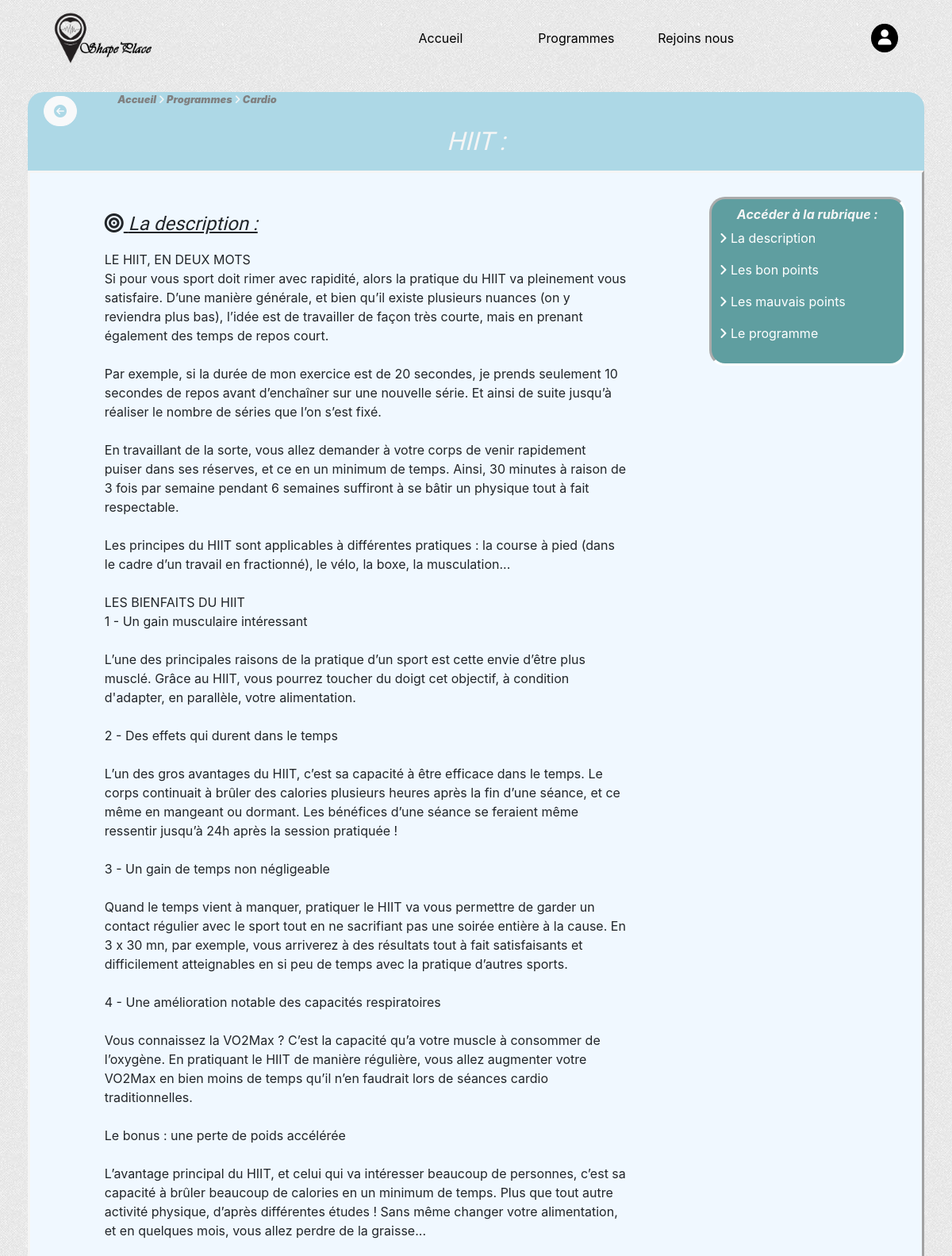
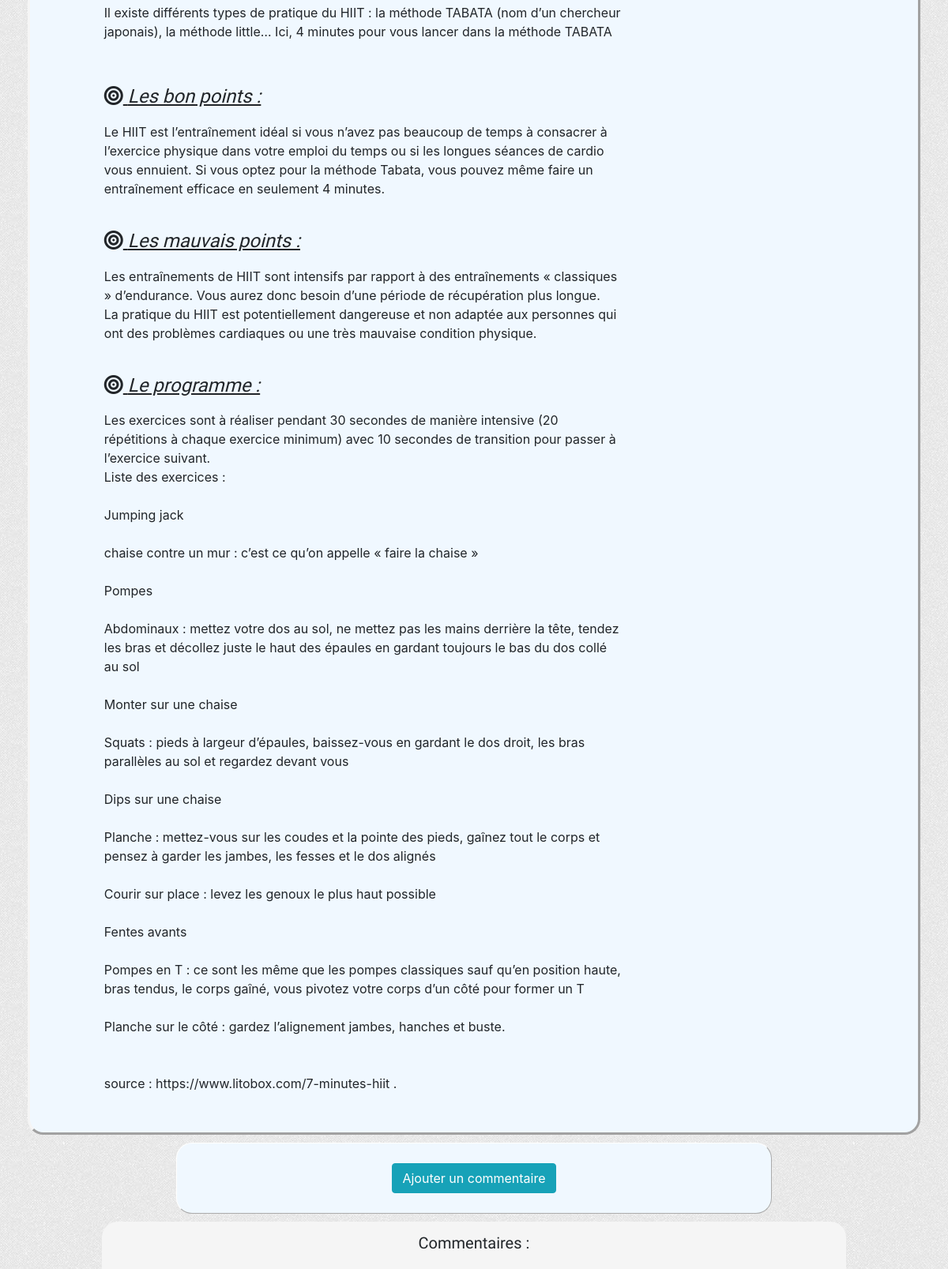
The page /index.php?action=program&id=1&section=1 (upper part) on the database its author committed (2 pictures, top to bottom).
### tables this page shows
CREATE TABLE IF NOT EXISTS `section` (
  `id` int(11) NOT NULL AUTO_INCREMENT,
  `name` varchar(255) NOT NULL,
  `extract` varchar(255) NOT NULL,
  `content` text NOT NULL,
  PRIMARY KEY (`id`)
);

CREATE TABLE IF NOT EXISTS `program` (
  `id` int(11) NOT NULL AUTO_INCREMENT,
  `id_section` int(11) NOT NULL,
  `name` varchar(255) NOT NULL,
  `extract` varchar(255) NOT NULL,
  `description` text,
  `good_point` text,
  `bad_point` text,
  `program` text,
  `date_added` datetime NOT NULL DEFAULT CURRENT_TIMESTAMP,
  PRIMARY KEY (`id`),
  KEY `id_section` (`id_section`)
);

### controller/frontend/ProgramController.php (called while the page is built, shortened)
<?php
require_once ('model/ProgramManager.php');
require_once ('model/SectionManager.php');
Class ProgramController
{
	public function showProgram($idSection,$idProgram)
	{
		$programManager = new Cornelissen\Shapeplace\Model\ProgramManager();
		$sectionManager = new Cornelissen\Shapeplace\Model\SectionManager();
		$section = $sectionManager->getSection($idSection);
		$program = $programManager->getProgram($idProgram);
		require('view/frontend/programView.php');
	}
}

### model/ProgramManager.php (called while the page is built, shortened)
<?php
Class ProgramManager extends Manager
{
	public function getProgram($idProgram)
	{
		$db = $this->dbConnect();
		$req = $db->prepare('SELECT * FROM program WHERE id = ?');
		$req->execute(array($idProgram));
		$program = $req->fetch();
		return $program;
	}
}

### model/SectionManager.php (called while the page is built, shortened)
<?php
Class SectionManager extends Manager
{
	public function getSection($idSection)
	{
		$db = $this->dbConnect();
		$req = $db->prepare('SELECT * FROM section WHERE id = ?');
		$req->execute(array($idSection));
		$section = $req->fetch();
		return $section;
	}
}

### view/frontend/programView.php (the view, shortened to what this page needs)
<div class="row">
	<div class="col-lg-12 cadreTitle">
		<div class="row">
			<div class="col-lg-1 backListProgram">
				<a href="index.php?action=list&amp;id=<?= $program['id_section'] ?>" class="btn btn-light"><i class="fas fa-arrow-circle-left"></i></a>
			</div>
			<div class="col-lg-6 accessCategory">
				<p>
					<a href="index.php">Accueil</a>
					<i class="fas fa-angle-right"></i>
					<a href="index.php?action=section">Programmes</a>
					<i class="fas fa-angle-right"></i>
					<a href="index.php?action=list&amp;id=<?=$section['id']?>"><?=$section['name']?></a>
				</p>
			</div>
		</div>
		<div class='row'>
			<div class="offset-lg-3 col-lg-6">
				<h2 class="titreProgram"><?= $program['name'] ?> : </h2>
			</div>
		</div>
	</div>
</div>
<div class="row">
	<div class="col-lg-12 content">
		<div class="row">
			<div class="col-lg-9">
				<div class="row">
					<div class="offset-lg-1 col-lg-10">
					<?php if (isset($program['description']))
					{
					?>
						<div class="contentProgram">
							<h4 id="description"><i class="fas fa-bullseye"></i> La description : </h4>
							<p><?= nl2br($program['description']) ?></p>
						</div>
					<?php
					}
					if (isset($program['good_point']))
					{
					?>
						<div class="contentProgram">
							<h4 id="goodPoint"><i class="fas fa-bullseye"></i> Les bon points : </h4>
							<?= nl2br($program['good_point']) ?>
						</div>
					<?php
					}
					if (isset($program['bad_point']))
					{
					?>
						<div class="contentProgram">
							<h4 id="badPoint"><i class="fas fa-bullseye"></i> Les mauvais points : </h4>
							<?= nl2br($program['bad_point']) ?>
						</div>
					<?php
					}
					if (isset($program['program']))
					{
					?>
						<div class="contentProgram">
							<h4 id="program"><i class="fas fa-bullseye"></i> Le programme : </h4>
							<?= nl2br($program['program']) ?>
						</div>
					<?php
					}
					?>
					</div>
				</div>
			</div>
			<div class="col-lg-3 ">
				<nav id="asideProgram">
					<h6>Accéder à la rubrique :</h6>
					<?php if (isset($program['description']))
					{
					?>
						<p><i class="fas fa-angle-right"></i><a href="#description"> La description </a></p>
					<?php
					}
					if (isset($program['good_point']))
					{
					?>
						<p><i class="fas fa-angle-right"></i><a href="#goodPoint"> Les bon points </a></p>
					<?php
					}
					if (isset($program['bad_point']))
					{
					?>
						<p><i class="fas fa-angle-right"></i><a href="#badPoint"> Les mauvais points </a></p>
					<?php
					}
					if (isset($program['program']))
					{
					?>
						<p><i class="fas fa-angle-right"></i><a href="#program"> Le programme </a></p>
					<?php
					}
					?>
				</nav>
			</div>
		</div>
	</div>
</div>
<div class="row">
	<div class="offset-lg-2 col-lg-8 formComment">
		<div class="row">
			<div class="offset-lg-4 col-lg-4">
				<button type="button" id="enableFormComment" class="btn btn-info">Ajouter un commentaire</button>
			</div>
		</div>
	</div>
</div>
<div class="row">
	<div class="offset-lg-1 col-lg-10 cadreComment">
		<div class="titleComment">
			<h5> Commentaires : </h5>
		</div>
	</div>
</div>
<?php
require('template.php');
?>

### public/css/style.css (style rules this page uses)
body { background: url('../images/light_toast.png'); }
.cadreTitle { margin : 20px 0 0 0; border-top-right-radius : 20px; border-top-left-radius : 20px; background: lightblue; }
.backSection a , .backListProgram a { margin-top: 5px; border-radius: 20px; color : lightblue; }
.titreSection, .titreProgram { text-align: center; font-style: italic; color: whitesmoke; padding-bottom: 10px; font-family: 'Mansalva', cursive; }
.accessCategory { text-align: left; font-style: italic; color: whitesmoke; font-weight: 900; font-size: 0.8em; }
.accessCategory a { text-decoration: none; color: grey; }
.content,.contentSection { padding: 30px 0 30px 0; background: aliceblue; border-bottom-right-radius: 20px; border-bottom-left-radius: 20px; border: 3px outset whitesmoke; }
.contentProgram { padding: 20px 0 20px 0; }
.contentProgram h4 { font-family: 'Mansalva', cursive; text-decoration: underline; font-style: italic; padding-bottom: 10px; }
#asideProgram { border:3px inset white; border-radius: 20px; background:cadetblue; color: white; padding: 10px; position: sticky; top: 200px; }
#asideProgram a { text-decoration: none; color: white; }
#asideProgram h6 { text-align: center; font-weight: 700; font-style: italic; color: whitesmoke; }
.formComment { background: aliceblue; border-radius: 20px; border: 1px outset white; margin: 10px 0 10px 0; padding: 25px 0 25px 0; text-align: center; }
.cadreComment { background: whitesmoke; border-radius: 20px; padding: 0 0 10px 0; }
.titleComment { text-align: center; font-family: 'Mansalva', cursive; padding: 15px 0 15px 0; }

### rows shown on the page
section: name "Cardio"
program: name "HIIT", description "LE HIIT, EN DEUX MOTS Si pour vous sport doit rimer avec rapidité, alors la pratique du HIIT va pleinement vous satisfaire. D’une manière générale, et bien qu’il existe plusieurs nuances (on y reviendra plus bas), l’idée est de travailler de façon très courte, mais en prenant également des temps de repos court. Par exemple, si la durée de mon exercice est de 20 secondes, je prends seulement 10 secondes de repos avant d’enchaîner sur une nouvelle série. Et ainsi de suite jusqu’à réaliser le nombre de séries que l’on s’est fixé. En travaillant de la sorte, vous allez demander à votre corps de venir rapidement puiser dans ses réserves, et ce en un minimum de temps. Ainsi, 30 minutes à raison…", good_point "Le HIIT est l’entraînement idéal si vous n’avez pas beaucoup de temps à consacrer à l’exercice physique dans votre emploi du temps ou si les longues séances de cardio vous ennuient. Si vous optez pour la méthode Tabata, vous pouvez même faire un entraînement efficace en seulement 4 minutes.", bad_point "Les entraînements de HIIT sont intensifs par rapport à des entraînements « classiques » d’endurance. Vous aurez donc besoin d’une période de récupération plus longue. La pratique du HIIT est potentiellement dangereuse et non adaptée aux personnes qui ont des problèmes cardiaques ou une très mauvaise condition physique.", program "Les exercices sont à réaliser pendant 30 secondes de manière intensive (20 répétitions à chaque exercice minimum) avec 10 secondes de transition pour passer à l’exercice suivant. Liste des exercices : Jumping jack chaise contre un mur : c’est ce qu’on appelle « faire la chaise » Pompes Abdominaux : mettez votre dos au sol, ne mettez pas les mains derrière la tête, tendez les bras et décollez juste le haut des épaules en gardant toujours le bas du dos collé au sol Monter sur une chaise Squats : pieds à largeur d’épaules, baissez-vous en gardant le dos droit, les bras parallèles au sol et regardez devant vous Dips sur une chaise Planche : mettez-vous sur les coudes et la pointe des pieds,…"
